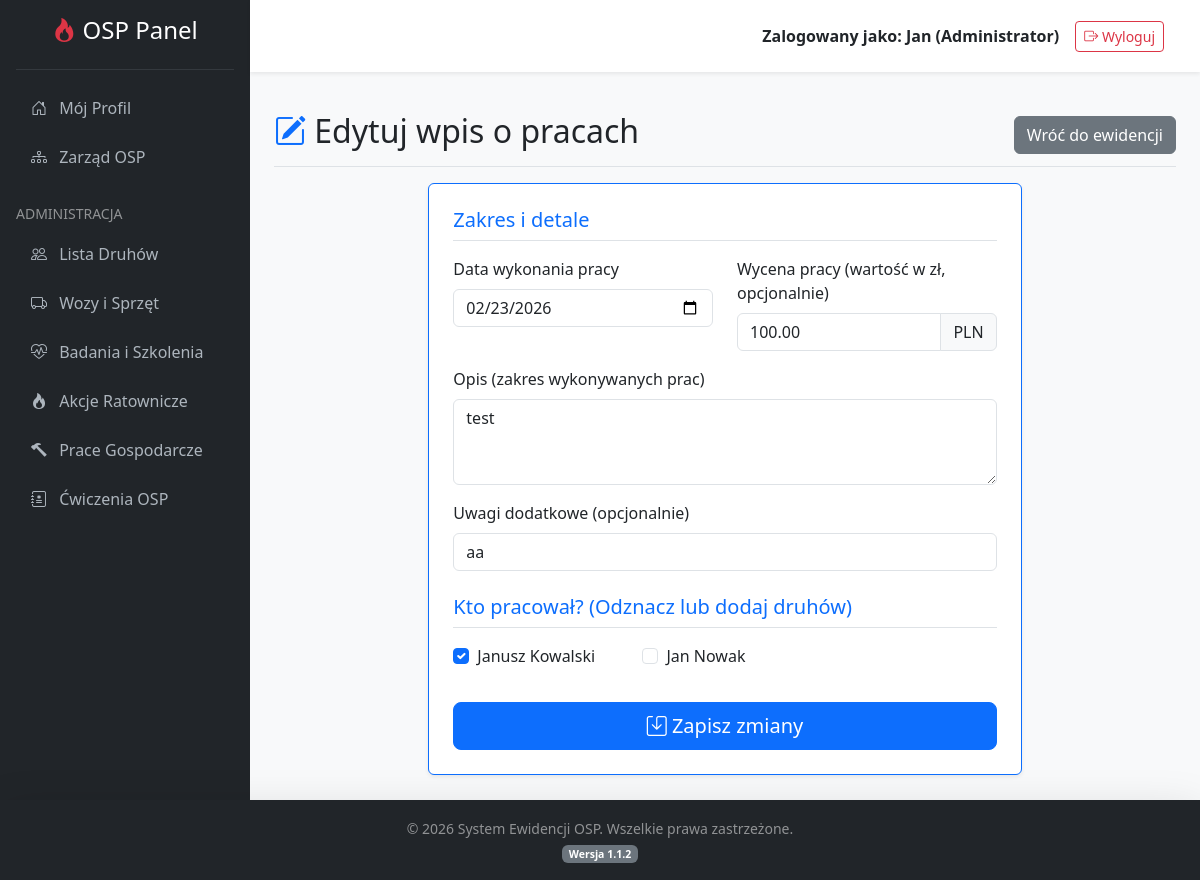
The page /index.php?action=editWork&id=1 (signed in) on the database its author committed.
### tables this page shows
CREATE TABLE `works` (
  `id` int(11) NOT NULL,
  `work_date` date NOT NULL,
  `description` text NOT NULL,
  `estimated_value` decimal(10,2) DEFAULT 0.00,
  `notes` text DEFAULT NULL,
  `created_at` timestamp NOT NULL DEFAULT current_timestamp()
);

CREATE TABLE `users` (
  `id` int(11) NOT NULL,
  `first_name` varchar(50) NOT NULL,
  `last_name` varchar(50) NOT NULL,
  `login` varchar(50) NOT NULL,
  `email` varchar(100) DEFAULT NULL,
  `password` varchar(255) NOT NULL,
  `role` enum('superadmin','admin','user') DEFAULT 'user',
  `created_at` datetime DEFAULT current_timestamp()
);

CREATE TABLE `board_members` (
  `id` int(11) NOT NULL,
  `user_id` int(11) NOT NULL,
  `funkcja` varchar(100) NOT NULL,
  `data_powolania` date NOT NULL
);

### controllers/WorkController.php (called while the page is built, shortened)
<?php
require_once 'models/Work.php';
require_once 'models/User.php';
class WorkController {
    private $db;
    private $workModel;
    private $userModel;
    public function __construct($dbConnection) {
        $this->db = $dbConnection;
        $this->workModel = new Work($this->db);
        $this->userModel = new User($this->db);
    }
    public function edit() {
        $this->workModel->id = $_GET['id'];
        $stmt = $this->db->prepare("SELECT * FROM works WHERE id = ?");
        $stmt->execute([$this->workModel->id]);
        $praca = $stmt->fetch(PDO::FETCH_ASSOC);
        $uczestnicy_pracy = $this->workModel->getParticipants($this->workModel->id);
        $zaznaczeni_id = array_column($uczestnicy_pracy, 'id');
        $stmt_users = $this->userModel->readAll();
        $strazacy = $stmt_users->fetchAll(PDO::FETCH_ASSOC);
        require_once 'views/edit_work.php';
    }
}
?>

### models/User.php (called while the page is built, shortened)
<?php
class User {
    private $conn;
    private $table_name = "users";
    public function __construct($db) {
        $this->conn = $db;
    }
    public function readAll() {
        $query = "SELECT
                    u.id,
                    u.first_name,
                    u.last_name,
                    u.role,
                    u.login,
                    b.funkcja,
                    (SELECT m.date_to FROM medical_exams m WHERE m.user_id = u.id ORDER BY m.date_to DESC LIMIT 1) as medical_exam_date,
                    (SELECT s.date_to FROM smoke_chamber_tests s WHERE s.user_id = u.id ORDER BY s.date_to DESC LIMIT 1) as smoke_chamber_date
                  FROM " . $this->table_name . " u
                  LEFT JOIN board_members b ON u.id = b.user_id
                  WHERE u.role != 'superadmin'
                  ORDER BY u.last_name ASC";
        $stmt = $this->conn->prepare($query);
        $stmt->execute();
        return $stmt;
    }
}
?>

### models/Work.php (called while the page is built, shortened)
<?php
class Work {
    private $conn;
    public function __construct($db) {
        $this->conn = $db;
    }
    public function getParticipants($work_id) {
        $query = "SELECT u.id, u.first_name, u.last_name
                  FROM work_participants wp
                  JOIN users u ON wp.user_id = u.id
                  WHERE wp.work_id = :work_id
                  ORDER BY u.last_name ASC";
        $stmt = $this->conn->prepare($query);
        $stmt->bindParam(':work_id', $work_id);
        $stmt->execute();
        return $stmt->fetchAll(PDO::FETCH_ASSOC);
    }
}
?>

### views/edit_work.php (the view, shortened to what this page needs)
<?php include 'views/header.php'; ?>
<div class="d-flex justify-content-between align-items-center pt-3 pb-2 mb-3 border-bottom">
    <h1 class="h2"><i class="bi bi-pencil-square text-primary"></i> Edytuj wpis o pracach</h1>
    <a href="index.php?action=works" class="btn btn-secondary">Wróć do ewidencji</a>
</div>
<div class="row">
    <div class="col-md-8 mx-auto">
        <div class="card shadow-sm border-primary">
            <div class="card-body p-4">
                <form action="index.php?action=editWork&id=<?= $praca['id'] ?>" method="POST">
                    <h5 class="text-primary border-bottom pb-2 mb-3">Zakres i detale</h5>
                    <div class="row mb-3">
                        <div class="col-md-6">
                            <label class="form-label">Data wykonania pracy</label>
                            <input type="date" name="work_date" class="form-control" value="<?= $praca['work_date'] ?>" required>
                        </div>
                        <div class="col-md-6">
                            <label class="form-label">Wycena pracy (wartość w zł, opcjonalnie)</label>
                            <div class="input-group">
                                <input type="number" step="0.01" name="estimated_value" class="form-control" value="<?= $praca['estimated_value'] ?>">
                                <span class="input-group-text">PLN</span>
                            </div>
                        </div>
                    </div>
                    <div class="mb-3">
                        <label class="form-label">Opis (zakres wykonywanych prac)</label>
                        <textarea name="description" class="form-control" rows="3" required><?= htmlspecialchars($praca['description']) ?></textarea>
                    </div>
                    <div class="mb-4">
                        <label class="form-label">Uwagi dodatkowe (opcjonalnie)</label>
                        <input type="text" name="notes" class="form-control" value="<?= htmlspecialchars($praca['notes'] ?? '') ?>">
                    </div>
                    <h5 class="text-primary border-bottom pb-2 mb-3">Kto pracował? (Odznacz lub dodaj druhów)</h5>
                    <div class="row mb-4">
                        <?php foreach ($strazacy as $druh): ?>
                            <?php $is_checked = in_array($druh['id'], $zaznaczeni_id) ? 'checked' : ''; ?>
                            <div class="col-md-4 col-sm-6 mb-2">
                                <div class="form-check">
                                    <input class="form-check-input" type="checkbox" name="participants[]" value="<?= $druh['id'] ?>" id="druh_<?= $druh['id'] ?>" <?= $is_checked ?>>
                                    <label class="form-check-label" for="druh_<?= $druh['id'] ?>">
                                        <?= htmlspecialchars($druh['first_name'] . ' ' . $druh['last_name']) ?>
                                    </label>
                                </div>
                            </div>
                        <?php endforeach; ?>
                    </div>
                    <div class="d-grid mt-4">
                        <button type="submit" class="btn btn-primary btn-lg"><i class="bi bi-save"></i> Zapisz zmiany</button>
                    </div>
                </form>
            </div>
        </div>
    </div>
</div>
<?php include 'views/footer.php'; ?>

### views/footer.php (style rules this page uses)
body { display: flex; flex-direction: column; min-height: 100vh; background-color: #f8f9fa; }

### rows shown on the page
works: work_date "02/23/2026", estimated_value "100.00", description "test", notes "aa"
users: first_name+last_name "Janusz Kowalski"
board_members: user.last_name "Jan Nowak"

### other values the page prints
$_SESSION['first_name'] "Jan"
